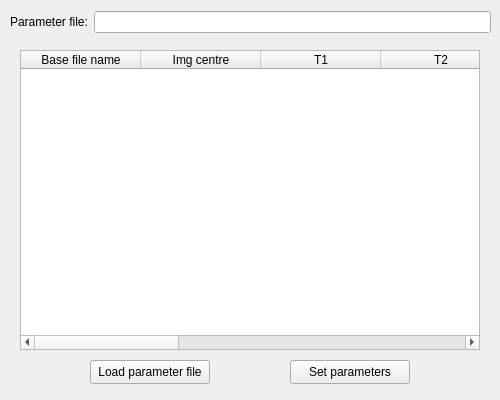
<?xml version="1.0" encoding="UTF-8"?>
<ui version="4.0">
 <class>Form</class>
 <widget class="QWidget" name="Form">
  <property name="geometry">
   <rect>
    <x>0</x>
    <y>0</y>
    <width>500</width>
    <height>400</height>
   </rect>
  </property>
  <property name="windowTitle">
   <string>Load parameters</string>
  </property>
  <widget class="QTableWidget" name="parameterTable">
   <property name="geometry">
    <rect>
     <x>20</x>
     <y>50</y>
     <width>460</width>
     <height>300</height>
    </rect>
   </property>
   <property name="selectionMode">
    <enum>QAbstractItemView::SingleSelection</enum>
   </property>
   <property name="selectionBehavior">
    <enum>QAbstractItemView::SelectRows</enum>
   </property>
   <attribute name="horizontalHeaderDefaultSectionSize">
    <number>120</number>
   </attribute>
   <attribute name="verticalHeaderVisible">
    <bool>false</bool>
   </attribute>
   <column>
    <property name="text">
     <string>Base file name</string>
    </property>
   </column>
   <column>
    <property name="text">
     <string>Img centre</string>
    </property>
   </column>
   <column>
    <property name="text">
     <string>T1</string>
    </property>
   </column>
   <column>
    <property name="text">
     <string>T2</string>
    </property>
   </column>
   <column>
    <property name="text">
     <string>Detector mask</string>
    </property>
   </column>
   <column>
    <property name="text">
     <string>Inversion method</string>
    </property>
   </column>
   <column>
    <property name="text">
     <string>Inversion parameters</string>
    </property>
   </column>
   <column>
    <property name="text">
     <string>Mass and charge</string>
    </property>
   </column>
   <column>
    <property name="text">
     <string>Calibration info</string>
    </property>
   </column>
  </widget>
  <widget class="QPushButton" name="loadParameterFileButton">
   <property name="geometry">
    <rect>
     <x>90</x>
     <y>360</y>
     <width>120</width>
     <height>24</height>
    </rect>
   </property>
   <property name="text">
    <string>Load parameter file</string>
   </property>
  </widget>
  <widget class="QPushButton" name="setParametersButton">
   <property name="geometry">
    <rect>
     <x>290</x>
     <y>360</y>
     <width>120</width>
     <height>24</height>
    </rect>
   </property>
   <property name="text">
    <string>Set parameters</string>
   </property>
  </widget>
  <widget class="QWidget" name="layoutWidget">
   <property name="geometry">
    <rect>
     <x>10</x>
     <y>10</y>
     <width>481</width>
     <height>24</height>
    </rect>
   </property>
   <layout class="QHBoxLayout" name="horizontalLayout">
    <item>
     <widget class="QLabel" name="label">
      <property name="text">
       <string>Parameter file:</string>
      </property>
     </widget>
    </item>
    <item>
     <widget class="QLineEdit" name="parameterFilePath">
      <property name="readOnly">
       <bool>true</bool>
      </property>
     </widget>
    </item>
   </layout>
  </widget>
 </widget>
 <resources/>
 <connections/>
</ui>
